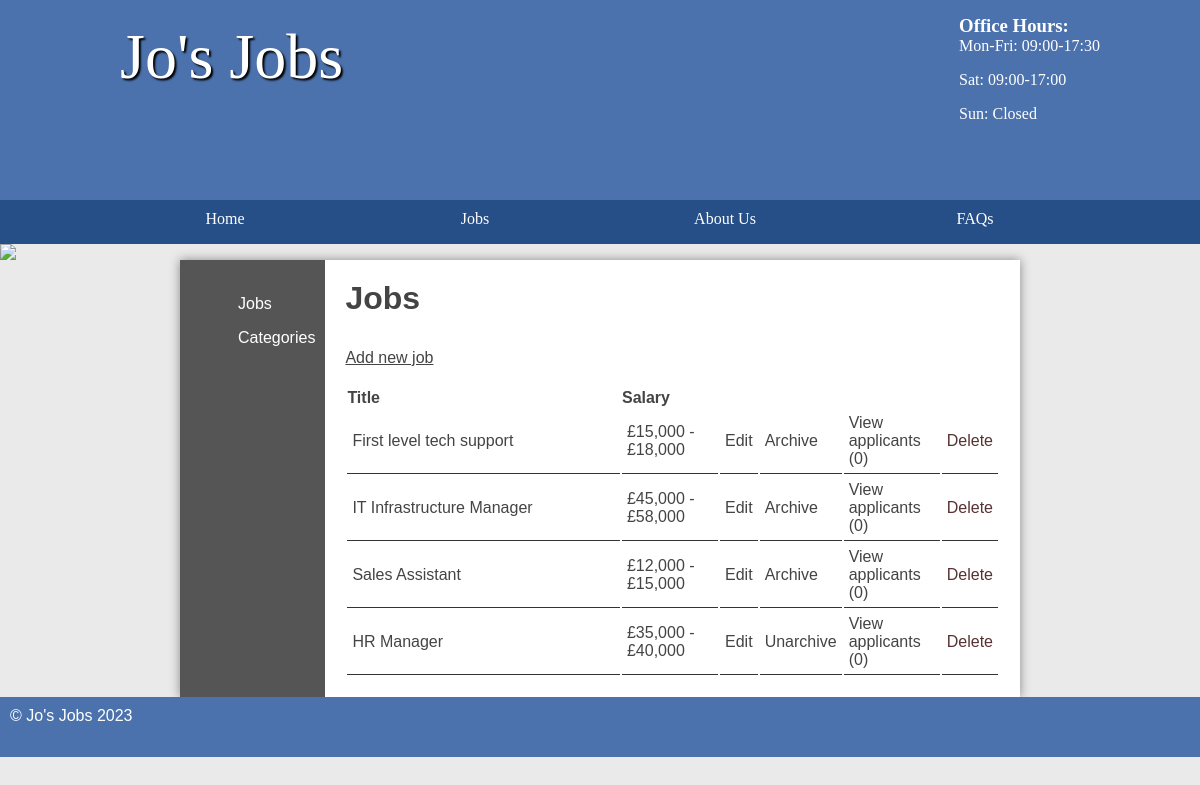
Page /jobs/public/admin/jobs.php (signed in) on the earlier database version.
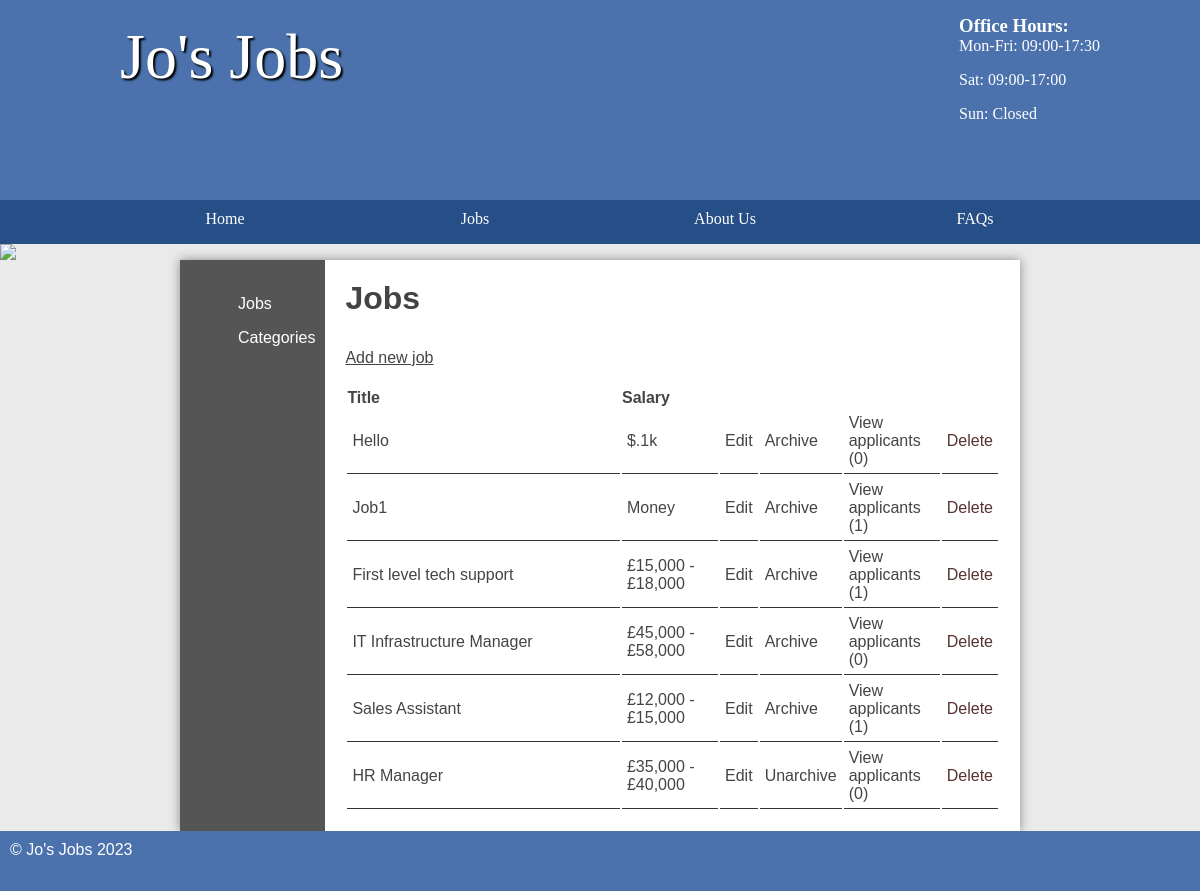
Same page on the later database version.
### tables this page shows
CREATE TABLE `job` (
  `id` int(11) NOT NULL AUTO_INCREMENT,
  `title` varchar(45) DEFAULT NULL,
  `description` longblob DEFAULT NULL,
  `salary` varchar(45) DEFAULT NULL,
  `closingDate` date DEFAULT NULL,
  `categoryId` int(11) DEFAULT NULL,
  `location` varchar(255) DEFAULT NULL,
  `archived` tinyint(1) DEFAULT 0,
  PRIMARY KEY (`id`)
);

### jobs/include/utils.php (called while the page is built, shortened)
<?php
$loggedIn = ($_SESSION['loggedin'] ?? false) !== false;
function createHead($title = "Home") {
    global $categories, $db;
    $db ??= new Database();
    require 'top-section.html.php';
}

### jobs/classes/database.php (called while the page is built, shortened)
<?php
class Database extends stdClass {
    public function __construct($user = "student", $password = "student", $dbname = "job", $host = "mysql") {
        $this->pdo = new PDO("mysql:host=$host;dbname=$dbname", $user, $password);
    }
    public function __get($name) {
        return $this->$name;
    }
}

### jobs/classes/table.php (called while the page is built, shortened)
<?php
class Table {
    private $pdo;
    private $table;
    public function __construct($pdoInstance, $table) {
        $this->pdo = $pdoInstance;
        $this->table = $table;
    }
    private function selector($binds, $items) {
        $query = "SELECT ";
        $query .= "$items FROM $this->table";
        $statement = $this->bindAndExecute($binds, $query);
        return $statement;
    }
    public function select(array|string $binds = [], array|string $items = '*') {
        return $this->selector($binds, $items)->fetch();
    }
    public function selectAll(array|string $binds = [], array|string $items = '*'): array {
        return $this->selector($binds, $items)->fetchAll();
    }
    private function bindAndExecute(array|string $binds, string $query, array $values = [], bool $debugMode = false): PDOStatement {
        if (is_string($binds))
            $query .= " $binds ";
        else if (is_array($binds) && !empty($binds)) {
            $query .= " WHERE ";
            foreach ($binds as $key => $value)
                $query .= is_int($key) ? " $value " : " $key = :$key ";
        }
        $statement = $this->pdo->prepare($query);
        if (!is_string($binds))
            foreach ($binds as $key => $value)
                if (!is_int($key))
                    $statement->bindValue($key, $value);
        $statement->execute();
        return $statement;
    }
}

### jobs/public/admin/jobs.php (the view, shortened to what this page needs)
<?php
require "../../include/utils.php";
createHead("Job list");
?>
<main class="sidebar">
	<?php require '../../include/leftside.html.php'; ?>
	<section class="right">
		<?php
		if (!$loggedIn)
			require '../../include/login-admin.html.php';
		else {
		?>
			<h2>Jobs</h2>
			<a class="new" href="addjob.php">Add new job</a>
			<table>
				<thead>
					<tr>
						<th>Title</th>
						<th style="width: 15%">Salary</th>
						<th style="width: 5%">&nbsp;</th>
						<th style="width: 5%">&nbsp;</th>
						<th style="width: 15%">&nbsp;</th>
						<th style="width: 5%">&nbsp;</th>
					</tr>
				</thead>
				<tbody>
					<?php
					$jobs = $db->job->selectAll('order by closingDate asc limit 10');
					foreach ($jobs as $job) {
						$applicantCount = $db->applicant->select(['jobId' => $job['id']], 'count(*) as count');
					?>
						<tr>
							<td><?= $job['title'] ?></td>
							<td><?= is_numeric(substr($job['salary'], 0, 1)) ? '£' . $job['salary'] : $job['salary'] ?></td>
							<td><a href="editjob.php?id=<?= $job['id'] ?>">Edit</a></td>
							<?php if ($job['archived']) { ?>
								<td><a href="unarchivejob.php?id=<?= $job['id'] ?>">Unarchive</a></td>
							<?php } else { ?>
								<td><a href="archivejob.php?id=<?= $job['id'] ?>">Archive</a></td>
							<?php } ?>
							<td><a style="float: right" href="applicants.php?id=<?= $job['id'] ?>">View applicants (<?= $applicantCount['count'] ?>)</a></td>
							<td>
								<form method="post" action="deletejob.php">
									<input type="submit" name="submit" value="Delete" />
								</form>
							</td>
						</tr>
					<?php } ?>
				</tbody>
			</table>
		<?php } ?>
	</section>
</main>
<?php include '../../include/footer.html.php'; ?>

### jobs/include/top-section.html.php (shortened to what this page needs)
<!DOCTYPE html>
<html>
<head>
    <link rel="stylesheet" href="/styles.css" />
</head>
<header>
    <section>
        <aside>
            <h3>Office Hours:</h3>
            <p>Mon-Fri: 09:00-17:30</p>
            <p>Sat: 09:00-17:00</p>
            <p>Sun: Closed</p>
        </aside>
        <h1>Jo's Jobs</h1>
    </section>
</header>
<nav>
    <ul>
        <li><a href="/">Home</a></li>
        <li>
            <a href="/admin/jobs.php">Jobs</a>
        </li>
        <li><a href="/about.html">About Us</a></li>
        <li><a href="/faqs.php">FAQs</a></li>
    </ul>
</nav>
<img src="/images/randombanner.php" />

### jobs/include/leftside.html.php
<section class="left">
    <ul>
        <li><a href="/admin/jobs.php">Jobs</a></li>
        <li><a href="/admin/categories.php">Categories</a></li>
    </ul>
</section>

### jobs/include/footer.html.php
<footer>
    &copy; Jo's Jobs 2023
</footer>

### jobs/public/styles.css (style rules this page uses)
* { margin: 0; padding: 0; }
html { font-family: 'Oxygen-Regular', verdana, sans-serif; }
header { background-color: #4b72ad; color: white; height: 200px; }
header aside { float: right; margin-top: 15px; }
header section { width: 1000px; display: block; margin: auto; }
header h1 { float: left; margin-left: 20px; }
nav { width: 100%; background-color: #264f87; overflow: auto; }
body>img { width: 100%; display: block; }
nav ul { width: 1000px; margin: auto; display: block; list-style-type: none; }
nav ul li { width: 25%; float: left; overflow: auto; text-align: center; }
nav li { color: white; padding-top: 10px; display: block; }
nav a { color: white; text-decoration: none }
main ul { margin-left: 3em; }
main a { color: #333; }
nav { font-family: 'Oxygen-Regular'; }
header section { display: block; font-family: 'Oxygen-Regular', cursive; }
header h1 { font-weight: normal; }
h1 { font-size: 4em; color: white; text-align: center; padding-top: 20px; text-shadow: 2px 2px 2px #000; }
main { min-height: 50vh; background-color: #fff; width: 70vw; display: block; margin: auto; box-shadow: 0px 0px 10px #888; color: #444; }
footer { min-height: 5vh; color: white; }
main h2 { font-size: 2em; }
p, li, h2 { margin-bottom: 1em; }
footer { background-color: #4b72ad; padding: 10px; color: white; }
form select, form label, form input, form textarea { float: left; width: 200px; padding: 10px; margin-top: 20px; }
input[type="submit"] { clear: both; margin-left: 220px; width: 220px; }
.left ul { list-style-type: none }
section a { color: #444; }
table { width: 100%; margin-top: 20px; }
td { padding: 5px; border-bottom: 1px solid #333; }
.stock, .sidebar { display: table; }
.stock>ul, .sidebar .left { width: 10vw; list-style-type: none; display: table-cell; padding: 10px; background-color: #555; margin: 0; }
.stock .products, .sidebar .right { display: table-cell; padding: 20px; }
.stock>ul a, .sidebar .left a { color: white; text-decoration: none; }
table td input[type="submit"] { margin: 0; float: right; width: auto; padding: auto; }
.right { padding: 20px; }
thead th { text-align: left; }
table td>form[action^="delete"] input[type="submit"] { all: unset; color: rgb(87, 50, 50); cursor: pointer; }
table td a { text-decoration: none; }

Differences in the rows shown:
added job: title "Hello", salary "$.1k", count "0"
added job: title "Job1", salary "Money", count "1"
computed for job "First level tech support": count "0" → "1"
computed for job "Sales Assistant": count "0" → "1"
